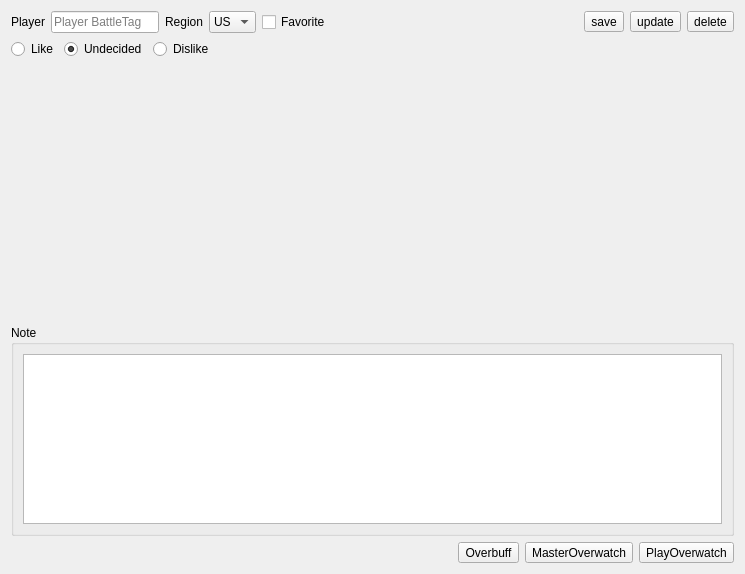
<?xml version="1.0" encoding="UTF-8"?>
<ui version="4.0">
 <class>PlayerInfoPaneWidget</class>
 <widget class="QWidget" name="PlayerInfoPaneWidget">
  <property name="geometry">
   <rect>
    <x>0</x>
    <y>0</y>
    <width>745</width>
    <height>574</height>
   </rect>
  </property>
  <property name="windowTitle">
   <string>PlayerInfoPaneWidget</string>
  </property>
  <property name="autoFillBackground">
   <bool>false</bool>
  </property>
  <property name="styleSheet">
   <string notr="true"/>
  </property>
  <layout class="QVBoxLayout" name="verticalLayout_2">
   <item>
    <layout class="QHBoxLayout" name="horizontalLayout">
     <item>
      <widget class="QLabel" name="label_playerBattleTag">
       <property name="text">
        <string>Player</string>
       </property>
      </widget>
     </item>
     <item>
      <widget class="QLineEdit" name="lineEdit_playerBattleTag">
       <property name="sizePolicy">
        <sizepolicy hsizetype="Preferred" vsizetype="Fixed">
         <horstretch>0</horstretch>
         <verstretch>0</verstretch>
        </sizepolicy>
       </property>
       <property name="maxLength">
        <number>50</number>
       </property>
       <property name="placeholderText">
        <string>Player BattleTag</string>
       </property>
      </widget>
     </item>
     <item>
      <widget class="QLabel" name="label">
       <property name="text">
        <string>Region</string>
       </property>
      </widget>
     </item>
     <item>
      <widget class="QComboBox" name="comboBox_owRegion">
       <item>
        <property name="text">
         <string>US</string>
        </property>
       </item>
       <item>
        <property name="text">
         <string>EU</string>
        </property>
       </item>
       <item>
        <property name="text">
         <string>KR</string>
        </property>
       </item>
      </widget>
     </item>
     <item>
      <widget class="QCheckBox" name="checkBox_isFavorite">
       <property name="text">
        <string>Favorite</string>
       </property>
      </widget>
     </item>
     <item>
      <spacer name="horizontalSpacer">
       <property name="orientation">
        <enum>Qt::Horizontal</enum>
       </property>
       <property name="sizeHint" stdset="0">
        <size>
         <width>40</width>
         <height>20</height>
        </size>
       </property>
      </spacer>
     </item>
     <item>
      <widget class="QToolButton" name="toolButton_savePlayerInfo">
       <property name="text">
        <string>save</string>
       </property>
      </widget>
     </item>
     <item>
      <widget class="QToolButton" name="toolButton_updatePlayerInfo">
       <property name="text">
        <string>update</string>
       </property>
      </widget>
     </item>
     <item>
      <widget class="QToolButton" name="toolButton_deletePlayerInfo">
       <property name="text">
        <string>delete</string>
       </property>
      </widget>
     </item>
    </layout>
   </item>
   <item>
    <layout class="QHBoxLayout" name="horizontalLayout_2">
     <item>
      <widget class="QRadioButton" name="radioButton_likesPlayer">
       <property name="text">
        <string>Like</string>
       </property>
      </widget>
     </item>
     <item>
      <widget class="QRadioButton" name="radioButto_undecidedPlayer">
       <property name="text">
        <string>Undecided</string>
       </property>
       <property name="checked">
        <bool>true</bool>
       </property>
      </widget>
     </item>
     <item>
      <widget class="QRadioButton" name="radioButton_dislikesPlayer">
       <property name="text">
        <string>Dislike</string>
       </property>
      </widget>
     </item>
     <item>
      <spacer name="horizontalSpacer_3">
       <property name="orientation">
        <enum>Qt::Horizontal</enum>
       </property>
       <property name="sizeHint" stdset="0">
        <size>
         <width>40</width>
         <height>20</height>
        </size>
       </property>
      </spacer>
     </item>
    </layout>
   </item>
   <item>
    <spacer name="verticalSpacer">
     <property name="orientation">
      <enum>Qt::Vertical</enum>
     </property>
     <property name="sizeHint" stdset="0">
      <size>
       <width>20</width>
       <height>283</height>
      </size>
     </property>
    </spacer>
   </item>
   <item>
    <widget class="QGroupBox" name="groupBox">
     <property name="title">
      <string>Note</string>
     </property>
     <layout class="QVBoxLayout" name="verticalLayout_3">
      <item>
       <widget class="QPlainTextEdit" name="plainTextEdit_playerNote"/>
      </item>
     </layout>
    </widget>
   </item>
   <item>
    <layout class="QHBoxLayout" name="horizontalLayout_3">
     <item>
      <spacer name="horizontalSpacer_2">
       <property name="orientation">
        <enum>Qt::Horizontal</enum>
       </property>
       <property name="sizeHint" stdset="0">
        <size>
         <width>40</width>
         <height>20</height>
        </size>
       </property>
      </spacer>
     </item>
     <item>
      <layout class="QHBoxLayout" name="horizontalLayout_4">
       <item>
        <widget class="QToolButton" name="toolButton_openUrlOverbuff">
         <property name="text">
          <string>Overbuff</string>
         </property>
        </widget>
       </item>
       <item>
        <widget class="QToolButton" name="toolButton_openUrlMasterOverwatch">
         <property name="text">
          <string>MasterOverwatch</string>
         </property>
        </widget>
       </item>
       <item>
        <widget class="QToolButton" name="toolButton_openUrlPlayOverwatch">
         <property name="text">
          <string>PlayOverwatch</string>
         </property>
        </widget>
       </item>
      </layout>
     </item>
    </layout>
   </item>
  </layout>
 </widget>
 <resources/>
 <connections/>
</ui>
